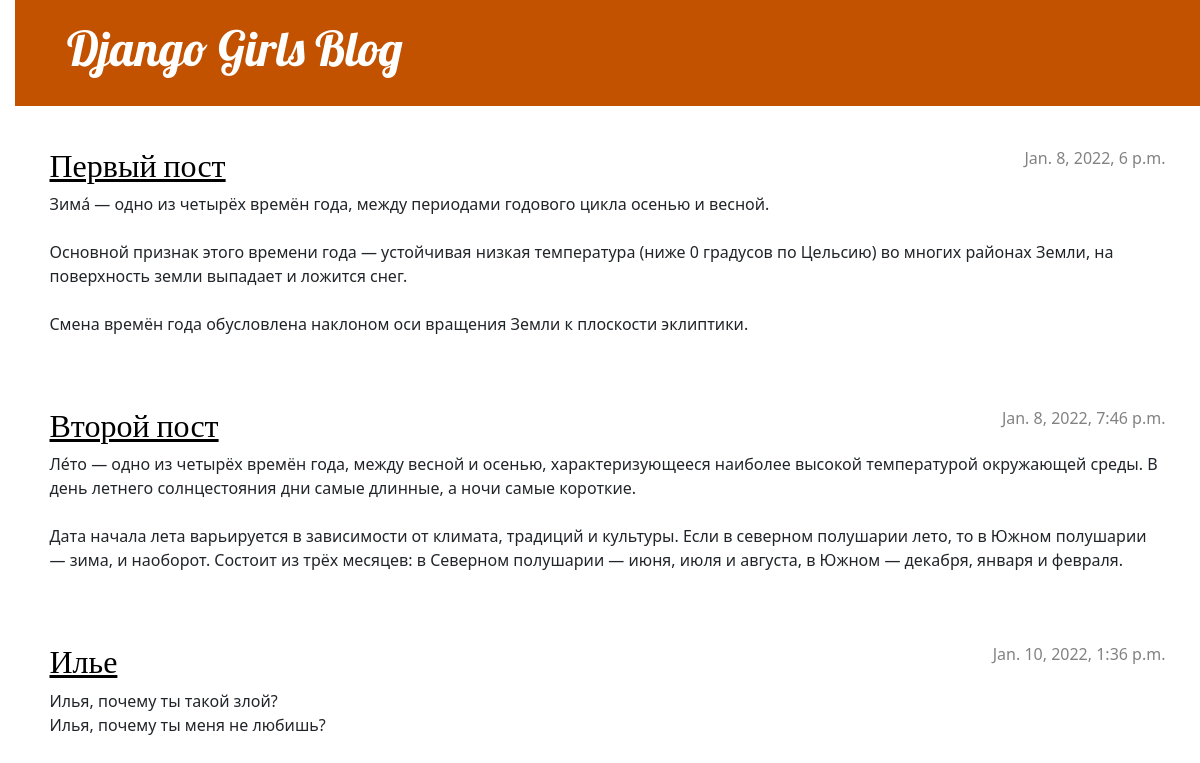
The page / on the database its author committed.
### blog/models.py (models this page shows, shortened)
class Post(models.Model):
    author = models.ForeignKey(settings.AUTH_USER_MODEL, on_delete=models.CASCADE)
    title = models.CharField(max_length=200)
    text = models.TextField()
    created_date = models.DateTimeField(default=timezone.now)
    published_date = models.DateTimeField(blank=True, null=True)

### blog/views.py (the view)
# urls.py: path('', views.post_list, name='post_list'),
def post_list(request):
    posts = Post.objects.filter(published_date__lte=timezone.now()).order_by('published_date')
    return render(request, 'blog/post_list.html',{'posts': posts})

### templates/blog/post_list.html (shortened to what this page needs)
{% extends 'blog/base.html' %}
{% block content %}
    {% for post in posts %}
        <article class="post">
            <time class="date">
                {{ post.published_date }}
            </time>
            <h2><a href="{% url 'post_detail' pk=post.pk %}">{{ post.title }}</a></h2>
            <p>{{ post.text|linebreaksbr }}</p>
        </article>
    {% endfor %}
{% endblock %}

### templates/blog/base.html (shortened to what this page needs)
{% load static %}
<!DOCTYPE html>
<html>
    <head>
        <link rel="stylesheet" href="https://cdn.jsdelivr.net/npm/bootstrap@5.1.3/dist/css/bootstrap.min.css">
        <link rel="stylesheet" href="{% static 'css/blog.css' %}">
    </head>
    <body>
        <header class="page-header">
      <div class="container">
          <h1><a href="/">Django Girls Blog</a></h1>
      </div>
    </header>
    <main class="container">
        <div class="row">
            <div class="col">
            {% block content %}
            {% endblock %}
            </div>
        </div>
    </main>
    </body>
</html>

### blog/static/css/blog.css (style rules this page uses)
h1 a, h2 a { color: #C25100; font-family: 'Lobster'; }
body { padding-left: 15px; }
.page-header { background-color: #C25100; margin-top: 0; margin-bottom: 40px; padding: 20px 20px 20px 40px; }
.page-header h1, .page-header h1 a, .page-header h1 a:visited, .page-header h1 a:active { color: #ffffff; font-size: 36pt; text-decoration: none; }
h1, h2, h3, h4 { font-family: 'Lobster', cursive; }
.date { color: #828282; }
.post { margin-bottom: 70px; }
.post h2 a, .post h2 a:visited { color: #000000; }
.post > .date, .post > .actions { float: right; }

### rows shown on the page
Post: published_date "Jan. 8, 2022, 6 p.m.", title "Первый пост", text "Зима́ — одно из четырёх времён года, между периодами годового цикла осенью и весной. Основной признак этого времени года — устойчивая низкая температура (ниже 0 градусов по Цельсию) во многих районах Земли, на поверхность земли выпадает и ложится снег. Смена времён года обусловлена наклоном оси вращения Земли к плоскости эклиптики."
Post: published_date "Jan. 8, 2022, 7:46 p.m.", title "Второй пост", text "Ле́то — одно из четырёх времён года, между весной и осенью, характеризующееся наиболее высокой температурой окружающей среды. В день летнего солнцестояния дни самые длинные, а ночи самые короткие. Дата начала лета варьируется в зависимости от климата, традиций и культуры. Если в северном полушарии лето, то в Южном полушарии — зима, и наоборот. Состоит из трёх месяцев: в Северном полушарии — июня, июля и августа, в Южном — декабря, января и февраля."
Post: published_date "Jan. 10, 2022, 1:36 p.m.", title "Илье", text "Илья, почему ты такой злой? Илья, почему ты меня не любишь?"
